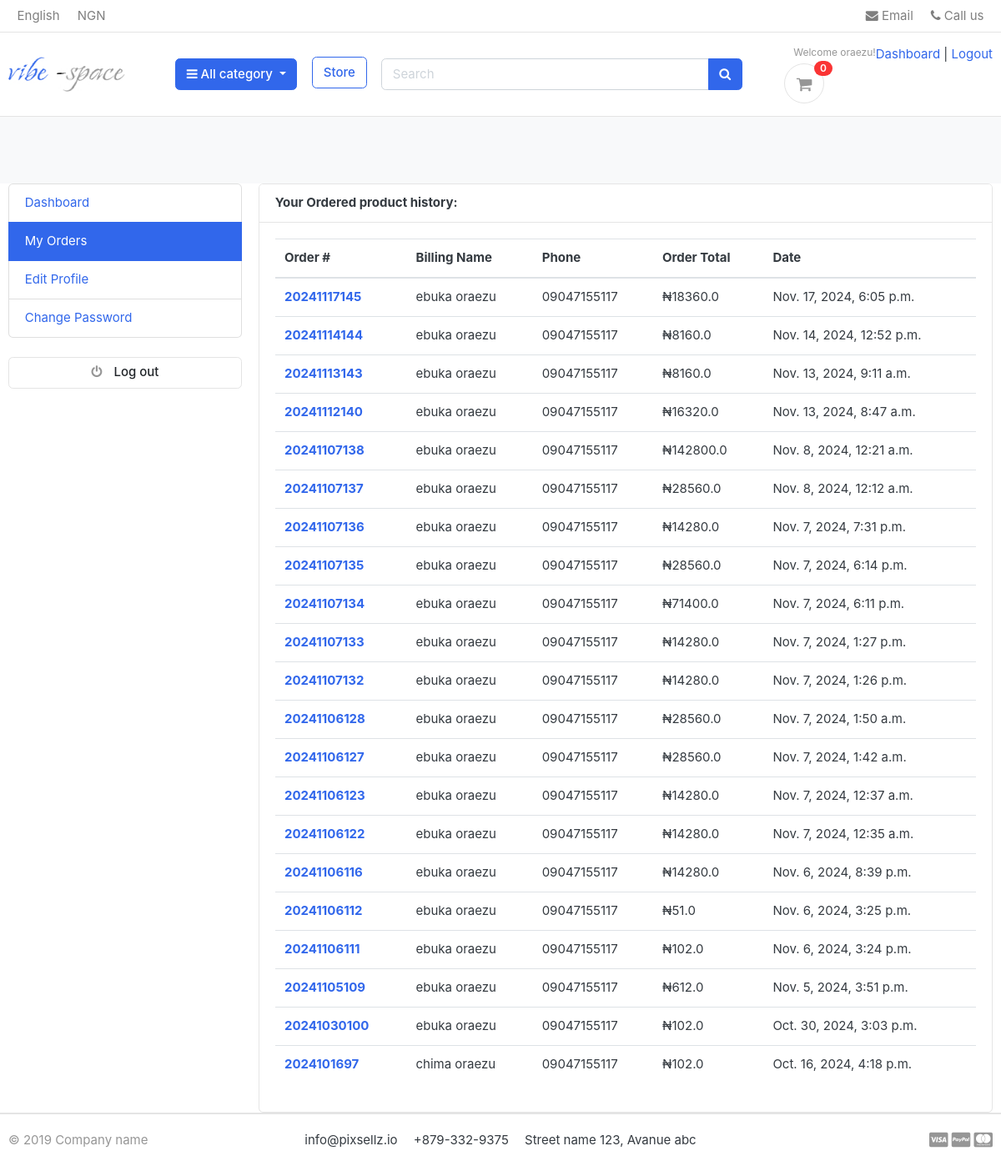
/accounts/my_orders/ (signed in), run on an earlier commit of the app's database.
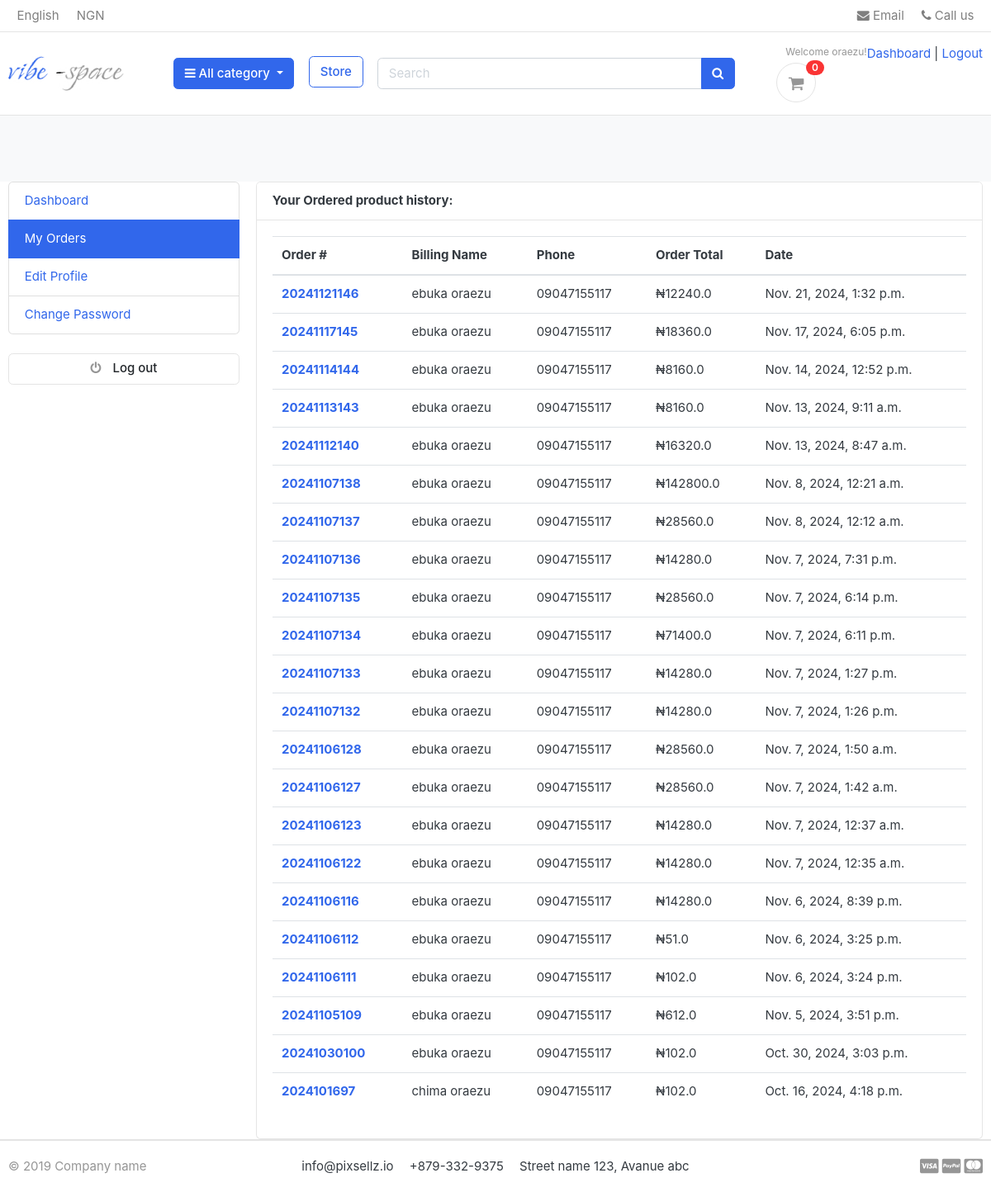
And on a later commit of the database.
### orders/models.py (models this page shows, shortened)
class Order(models.Model):
    STATUS=(
        ('New','New'),
        ('success','success'),
        ('Declined','Declined'),
        ('Accepted','Accepted'),
        ('Completed','Completed'),
        ('cancelled','Cancelled'),
    )
    user= models.ForeignKey(Account,on_delete=models.SET_NULL,null=True)
    payment=models.ForeignKey(Payment,on_delete=models.SET_NULL,blank=True,null=True)
    order_number=models.CharField(max_length=20)
    first_name=models.CharField(max_length=50)
    last_name=models.CharField(max_length=50)
    phone=models.CharField(max_length=15)
    email=models.EmailField(max_length=50)
    address_line_1=models.CharField(max_length=50)
    address_line_2=models.CharField(max_length=50,blank=True)
    country=models.CharField(max_length=50)
    state=models.CharField(max_length=50)
    city=models.CharField(max_length=50)
    order_note=models.CharField(max_length=100,blank=True)
    order_total=models.FloatField(max_length=50)
    tax=models.FloatField()
    status=models.CharField(max_length=10,choices=STATUS,default='New')
    ip=models.CharField(blank=True,max_length=20)
    is_ordered=models.BooleanField(default=False)
    created_at=models.DateTimeField(auto_now_add=True)
    Updated_at=models.DateTimeField(auto_now=True)
    def full_name(self):
        return f'{self.first_name} {self.last_name}'

### accounts/views.py (the view)
# urls.py: path('my_orders/',views.my_orders,name='my_orders'),
def my_orders(request):
    orders=Order.objects.filter(user=request.user,is_ordered=True).order_by('-created_at')
    context={
        'orders':orders,
    }
    return render(request,'account/my_orders.html',context)

### carts/context_processors.py (called while the page is built)
def counter (request):
    cart_count = 0
    if 'admin' in request.path:
        return()
    else:
        try:
            cart=Cart.objects.filter(cart_id=_cart_id(request))
            if request .user.is_authenticated:
                 cart_items=Cartitem.objects.all().filter(user=request.user)
            else:
                cart_items=Cartitem.objects.all().filter(cart=cart[:1])
            for cart_item in cart_items:
                cart_count += cart_item.quantity
        except Cart.DoesNotExist:
            cart_count=0
    return dict (cart_count=cart_count)

### carts/views.py (called while the page is built)
def _cart_id(request):
    cart=request.session.session_key
    if not cart:
        cart=request.session.create()
    return cart

### category/context_processors.py (called while the page is built)
def menu_links(request):
    links=  Category.objects.all()
    return dict(links=links)

### category/models.py (called while the page is built)
    def get_url(self):
            return reverse('products_by_category',args=[self.slug])

### templates/account/my_orders.html (shortened to what this page needs)
{% extends 'base.html'%}
{%block pagecontent%}
{% load static %}
<section class="section-conten padding-y bg"></section>
<div class="container">
	<div class="row">
	{% include 'dashboard_sidebar.html'%}
	<main class="col-md-9">
		<article class="card">
		<header class="card-header">
			<strong class="d-inline-block mr-3">Your Ordered product history:</strong>
		</header>
		<div class="card-body">
			<div class="row">
		<div class="col-md-12">
        <table class="table table-hover">
  <thead>
    <tr class="or-head">
      <th scope="col">Order #</th>
      <th scope="col">Billing Name</th>
      <th scope="col">Phone</th>
      <th scope="col">Order Total</th>
      <th scope="col">Date</th>
    </tr>
  </thead>
  <tbody>
    {% for order in orders %}
    <tr>
      <th class="in-order"  scope="row"><a href="{% url 'order_details' order.order_number %}">{{order.order_number}}</a></th>
      <td class="in-order">{{order.full_name}}</td>
      <td class="in-order">{{order.phone}}</td>
      <td class="in-order">₦{{order.order_total}}</td>
      <td class="in-order">{{order.created_at}}</td>
    </tr>
   {%endfor%}
  </tbody>
</table>
                </div>
			</div>
		</div>
		</article>
	</main>
</div>
</div>
{%endblock%}

What changed in the data, as far as the page shows it:
added Order: order_number "20241121146", full_name "ebuka oraezu", phone "09047155117", order_total "12240.0", created_at "Nov. 21, 2024, 1:32 p.m."
